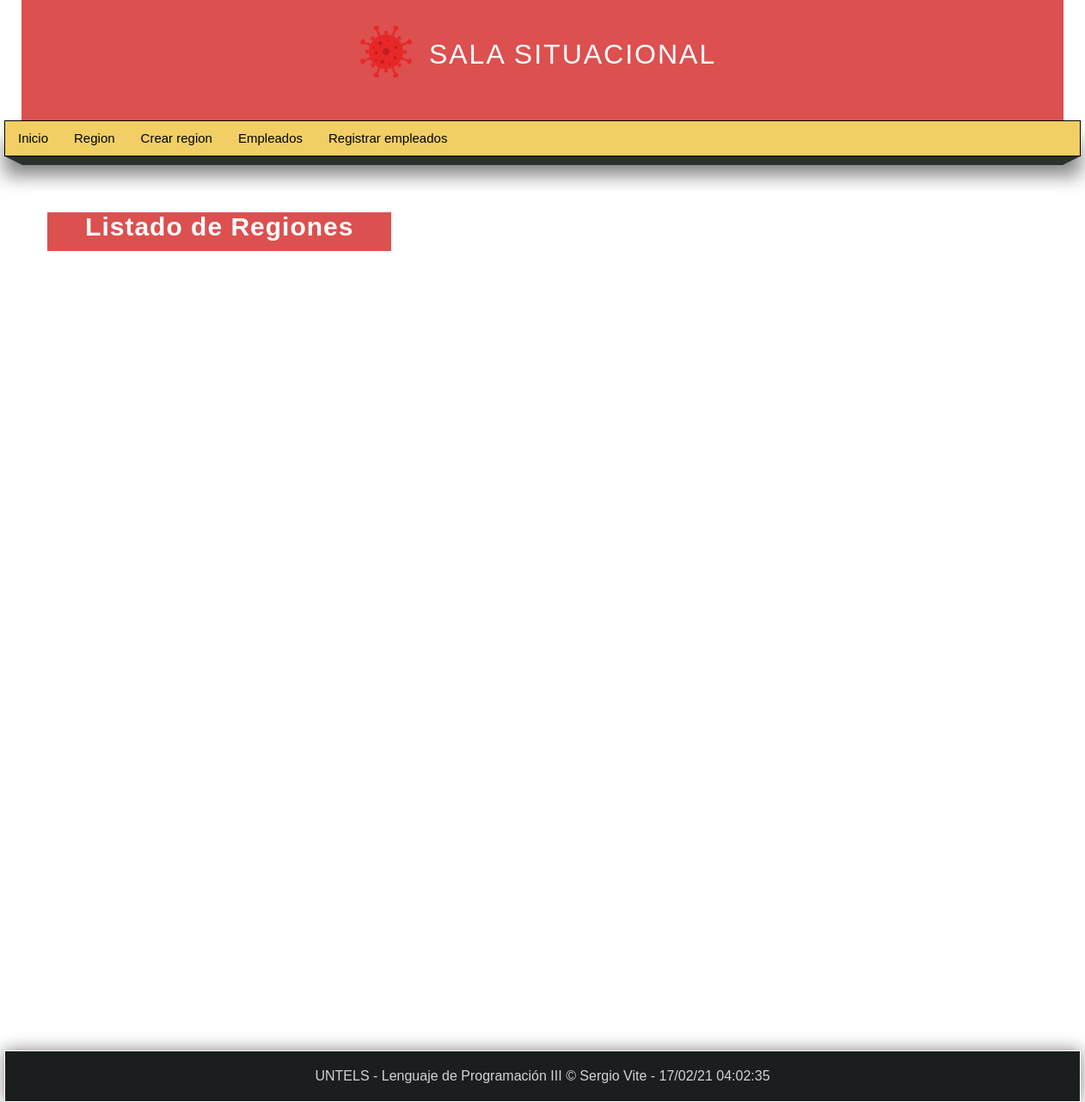
The page /listar_region on the database as committed earlier.
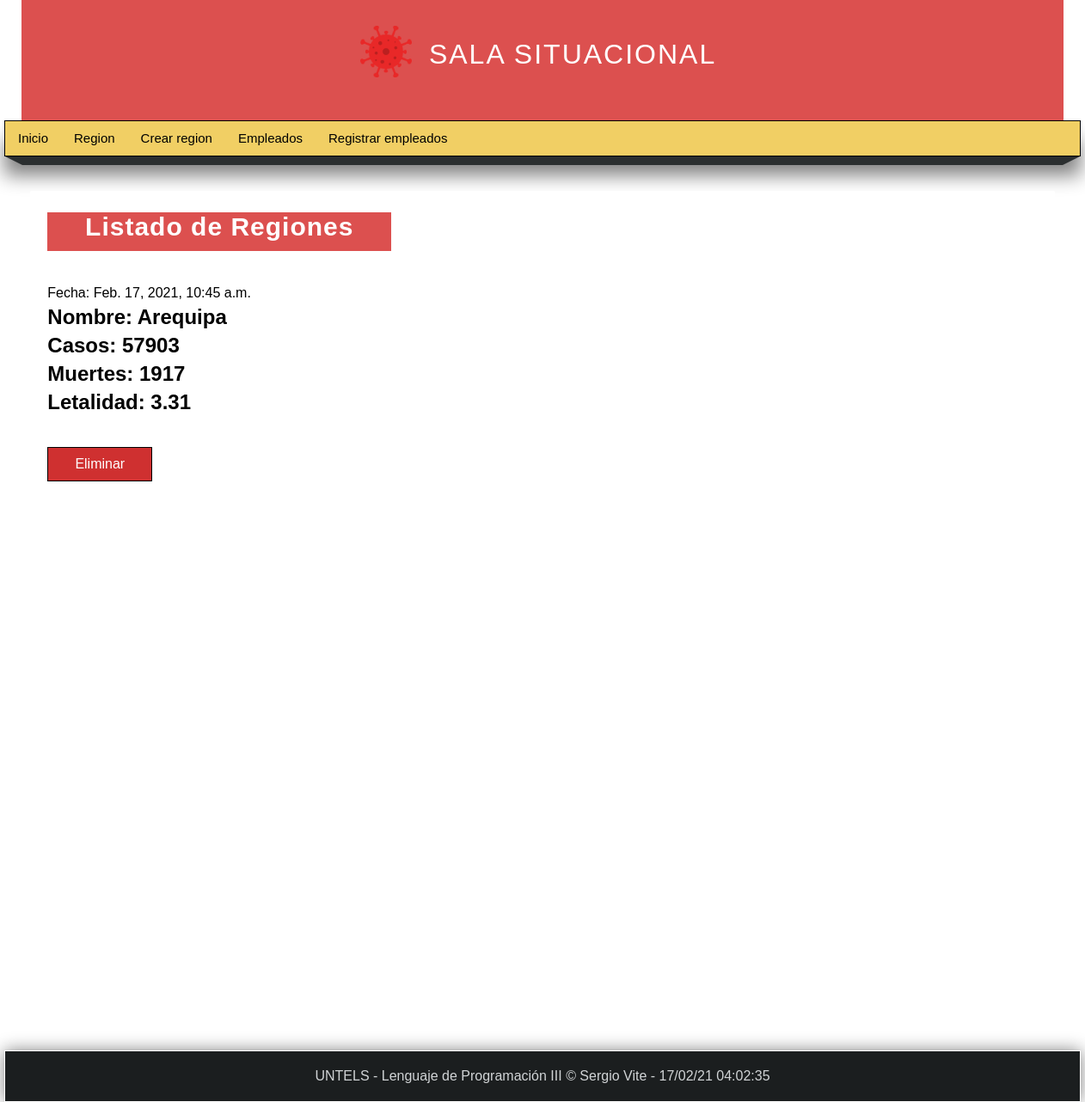
The same page on the database as committed later.
### miapp/models.py (models this page shows)
class Region(models.Model):
    date = models.DateTimeField(auto_now_add=True, verbose_name="Fecha")
    name = models.CharField(max_length=20, verbose_name="Nombre")
    image = models.ImageField(default='null', verbose_name="Miniatura", upload_to="regiones")
    cases = models.CharField(max_length=10, verbose_name="Casos")
    deaths = models.CharField(max_length=10, verbose_name="Muertes")
    cases = models.CharField(max_length=10, verbose_name="Casos")
    estado = models.CharField(max_length= 1, verbose_name="Estado")
    lethality = models.CharField(max_length=4, verbose_name="Letalidad")
    actualizado = models.DateTimeField(auto_now=True, verbose_name="Editado")
    class Meta:
        verbose_name = "Region"
        verbose_name_plural = "Regiones"

### miapp/views.py (the view)
# urls.py: path('listar_region', views.listar_region, name="listar_region"),
def listar_region(request):
    regiones = Region.objects.all()
    """
    regiones = Region.objects.filter(
        Q(nombre__contains="Py") |
        Q(nombre__contains="Hab")
    )
    """
    return render(request, 'listar_region.html',{
        'regiones': regiones,
        'titulo': 'Listado de Regiones'
    })

### miapp/templates/listar_region.html (shortened to what this page needs)
{% extends 'layout.html' %}
{% block content %}
    <h1 class="title"> {{titulo}} </h1>
    {% for region in regiones %}
        <div class="region-item">
            {% if region.imagen != 'null' %}
                <div class="image">
                    <br>
                </div>
            {% endif %}
            <div >
                <br>
                <span class="date">
                    Fecha: {{region.date}}
                </span>
                <h2>
                    Nombre: {{region.name}}
                </h2>
                <h2>
                    Casos: {{region.cases}}
                </h2>
                <h2>
                    Muertes: {{region.deaths}}
                </h2>
                <h2>
                    Letalidad: {{region.lethality}}
                </h2>
                <p>
                    <br>
                    <a href="{% url 'eliminar_region' id=region.id %}" class="btn btn-delete">
                        Eliminar
                    </a>
                </p>
            </div>
        </div>
    {% endfor %}
{% endblock content %}

### miapp/templates/layout.html (shortened to what this page needs)
<html lang="es">
    <head>
        {% load static %}
        <link rel="stylesheet" type="text/css" href="{% static 'css/style.css' %}" />
    </head>
    <body>
        <header>
            <div id="logotipo">
                <img src="{% static 'images/virus.png' %}" />
                <h1>
                    SALA SITUACIONAL
                </h1>
            </div>
        </header>
        <nav>
            <ul>
                <li>
                    <a href="{% url 'index' %}"> Inicio</a>
                </li>
                <li>
                    <a href="{% url 'listar_region' %}">Region</a>
                </li>
                <li>
                    <a href="{% url 'create_full_region' %}">Crear region</a>
                </li>
                <li>
                    <a href="{% url 'listar_empleado' %}">Empleados</a>
                </li>
                <li>
                    <a href="{% url 'create_full_empleado' %}">Registrar empleados</a>
                </li>
            </ul>
        </nav>
        <div class="barra">
            <span class="esquina-izquierda"></span>
            <span class="relleno-barra"></span>
            <span class="esquina-derecha"></span>
        </div>
        <div id="content">
            <div class="box">
                {% block content %}{% endblock content %}
            </div>
        </div>
        <footer>
            UNTELS - Lenguaje de Programación III &copy; Sergio Vite - {% now "d/m/y h:m:s" %}
        </footer>
    </body>
</html>

### miapp/static/css/style.css (style rules this page uses)
* { margin: 0px; padding: 0px; font-family: 'Franklin Gothic Medium', 'Arial Narrow', Arial, sans-serif; text-decoration: none; }
.box p, .box h2, .box h3, .box ul { margin-bottom: 5px; margin-top: 5px; }
body { background-color: white; }
header { width: 1212px; height: 140px; background-color: #DC504F; margin: 0 auto; }
#logotipo { width: 35%; height: 130px; margin: 0 auto; padding-top: 10px; }
#logotipo img { display: block; width: 60px; float: left; margin-top: 20px; }
#logotipo h1 { display: block; float: left; margin-top: 35px; margin-left: 20px; letter-spacing: 2px; font-weight: lighter; color: white; }
nav { width: 1250px; height: 40px; margin: 0 auto; background-color: #F1CF64; border: 1px solid black; box-shadow: 0px 22px 22px gray; font-size: 15px; }
nav ul { list-style: none; text-decoration: none; }
nav ul li { line-height: 40px; float: left; }
nav ul li a { display: block; padding-left: 15px; padding-right: 15px; color: black; }
.barra { width: 1250px; margin: 0 auto; }
.esquina-izquierda { display: block; border-left: 20px solid transparent; border-top: 10px solid #2B2F30; float: left; }
.esquina-derecha { display: block; border-right: 20px solid transparent; border-top: 10px solid #2B2F30; float: right; }
.relleno-barra { display: block; width: 1210px; height: 10px; background: #2B2F30; float: left; }
#content { width: 1212px; min-height: 930px; margin: 0 auto; margin-bottom: 30px; margin-top: 40px; }
.box { background:white; width: 95%; min-height: 930px; padding: 20px; border: 1px #715b71; border-radius: 2px; margin: 0 auto; }
.title { color:white; background: #DC504F; width: 400px; height: 45px; text-align: center; letter-spacing: 1px; font-size: 30px; margin-bottom: 4px; margin-top: 5px; }
.btn { padding: 10px; background: rgb(207, 48, 48); color: white; border: 1px solid black; display: block; margin-top: 15px; width: 100px; text-align: center; }
footer { width: 1250px; background-color: #1B1E1F; border: 1px solid white; color: #d1d4d6; text-align: center; margin: 0 auto; padding-top: 20px; padding-bottom: 20px; box-shadow: 0px 0px 20px gray; }

Rows that differ between the two databases and show on the page:
added Region: date "Feb. 17, 2021, 10:45 a.m.", name "Arequipa", cases "57903", deaths "1917", lethality "3.31"
